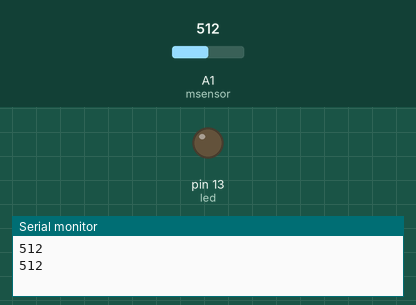
This sketch was run on a simulated Arduino Uno, built with avr-gcc and run on an emulated ATmega328P. Parts: output pins drawn as LEDs (lit = HIGH), the last lines printed to the serial monitor. Inputs (shaded band) come from the test bench; at power-on: A1 (msensor) = 512.

Above: at 1.8 s.
1.9 s: A1 (msensor) set to 372
3.4 s: A1 (msensor) set to 345
At 4.6 s:
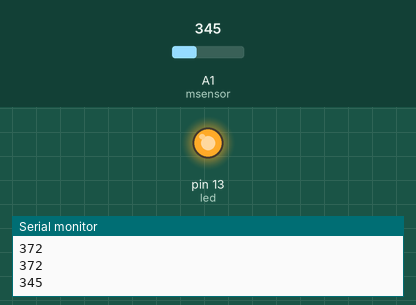
5.5 s: A1 (msensor) set to 366
At 7.2 s:
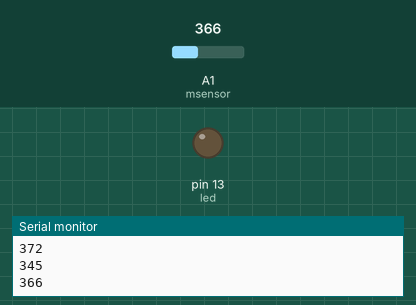
7.5 s: A1 (msensor) set to 346
At 8.8 s:
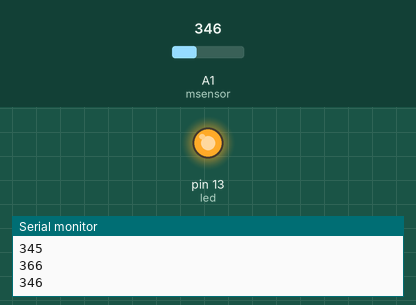
Timing chart, 0 to 10.5 s (numbered marks = the images above; inputs shaded):
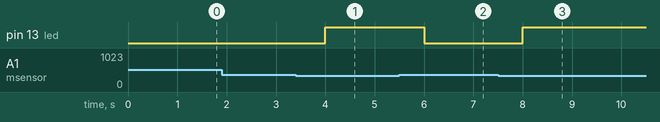

Measured:
- the behaviour switches between 357 and 356 on A1 (msensor) (found by bisection; images 0 and 1)
- after the input at 3.4 s, pin 13 (led): LOW → HIGH after 0.60 s
- after the input at 5.5 s, pin 13 (led): HIGH → LOW after 0.50 s
- after the input at 7.5 s, pin 13 (led): LOW → HIGH after 0.50 s

The sketch:

soil_moisture.ino
```cpp
int msensor = A1;
int msvalue = 0;
int led = 13;
boolean flag = false;
void setup() {
  Serial.begin(9600);
  pinMode(msensor, INPUT);
  pinMode(led, OUTPUT);
}

void loop() {
  msvalue = analogRead(msensor);
  Serial.println(msvalue);

  if ( (msvalue <= 356  ) && ( flag == false ) )
{
  digitalWrite(led, HIGH);
  flag = true;
  delay(1000);
}

  if ( (msvalue > 356  ) && ( flag == true ) )
{
  digitalWrite(led, LOW);
  flag = false;
  delay(1000);
}

  delay(1000);
}
```
